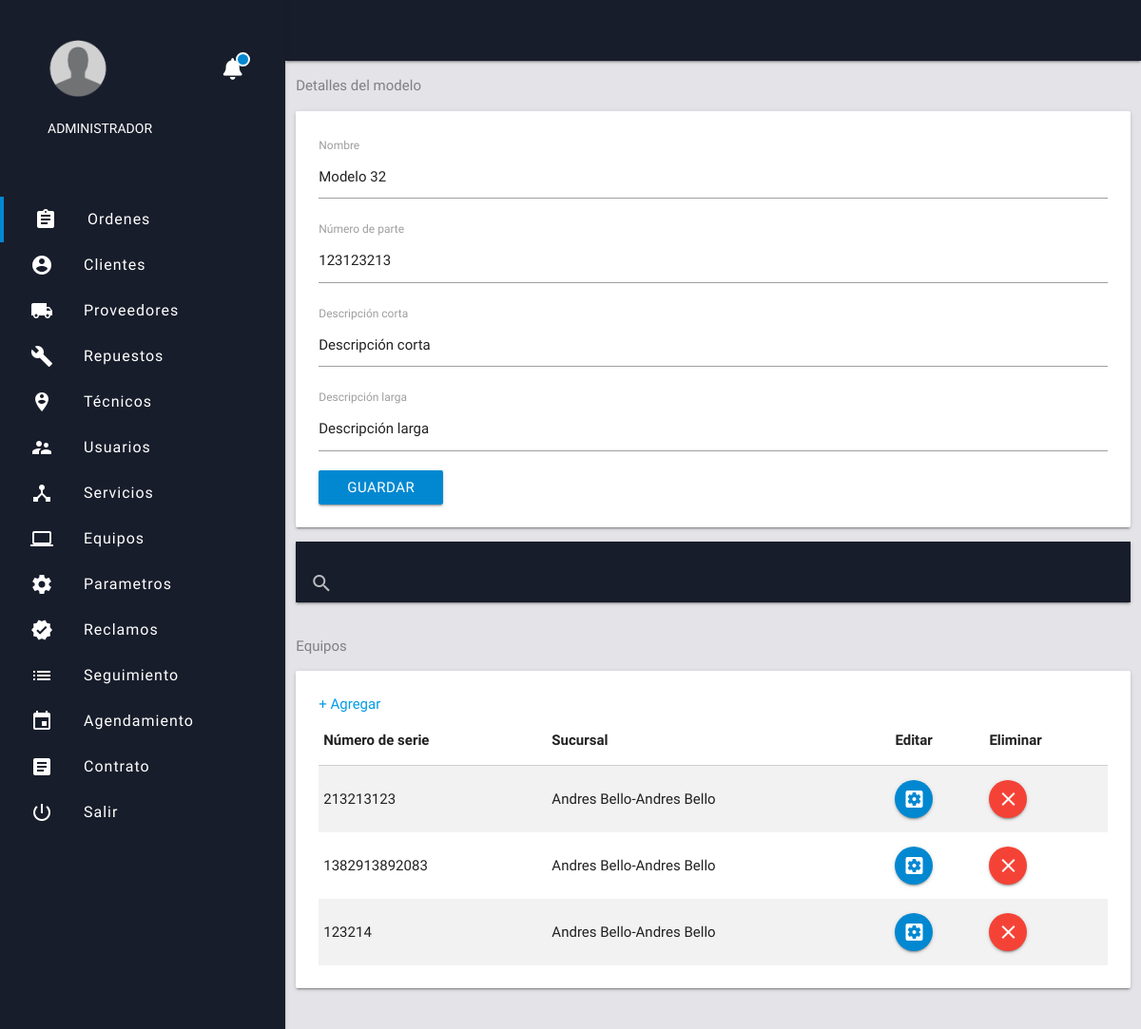
/equipments/update_model.php?id=15&id_linea=1&id_sublinea=5, run on the app's committed database.
### tables this page shows
CREATE TABLE `model` (
  `id` int(11) NOT NULL,
  `name` varchar(100) NOT NULL,
  `id_brand` int(11) NOT NULL,
  `id_linea` int(11) NOT NULL,
  `pal_number` varchar(50) NOT NULL,
  `id_sublinea` int(11) NOT NULL,
  `short_desc` varchar(300) NOT NULL,
  `long_desc` varchar(500) NOT NULL
);

CREATE TABLE `equipment` (
  `id` int(11) NOT NULL,
  `id_branches` int(11) NOT NULL,
  `id_model` int(11) NOT NULL,
  `series_number` varchar(18) NOT NULL,
  `id_linea` int(11) NOT NULL
);

CREATE TABLE `branches` (
  `id` int(11) NOT NULL,
  `id_clients` int(11) NOT NULL,
  `location` varchar(50) NOT NULL,
  `phone` varchar(50) NOT NULL,
  `branch_name` varchar(100) NOT NULL
);

### equipments/update_model.php (the view, shortened to what this page needs)
<?php include '../extend/header.php';
$id = $_GET['id'];
$id_sublinea = $_GET['id_sublinea'];
$sel = $con->query("SELECT * FROM model WHERE id = '$id' ");
while ($f = $sel->fetch_assoc()) {
  $name = $f['name'];
  $idx = $f['id_brand'];
  $pal_number = $f['pal_number'];
  $short_desc = $f['short_desc'];
  $long_desc = $f['long_desc'];
}
?>
   <div class="row">
      <div class="col s12">
      <p style="color:grey;">Detalles del modelo</p>
      <div class="card horizontal">
         <div class="card-stacked">
           <div class="card-content">
             <form  action="up_model.php" method="post">
               <label for="model_name">Nombre</label>
               <input type="text" name="model_name" value="<?php echo $name ?>">
               <label for="model_name">Número de parte</label>
               <input type="text" name="pal_number" value="<?php echo $pal_number ?>">
               <label for="short_desc">Descripción corta</label>
               <input type="text" name="short_desc" value="<?php echo $short_desc ?>">
               <label for="long_desc">Descripción larga</label>
               <input type="text" name="long_desc" value="<?php echo $long_desc ?>">
               <button  type="submit" class="btn light-blue darken-2">Guardar</button>
             </form>
           </div>
         </div>
      </div>
     </div>
     <div class="row" style="PADDING-TOP: 14PX;">
         <div class="col s12">
           <nav class="bg-dark">
             <div class="nav-wrapper">
               <div class="input-field">
                 <input type="search" id="buscar" autocomplete="off">
                 <label for="buscar"><i class="material-icons">search</i></label>
                 <i class="material-icons">close</i>
               </div>
             </div>
           </nav>
         </div>
       </div>
<div class="row">
<div class=" col s12">
<p style="color:grey;">Equipos</p>
       <div class="card horizontal">
         <div class="card-stacked">
           <div class="card-content">
             <form  action="up_client.php" method="post">
             <table class="excel striped responsive-table" border="1">
                    <thead>
                      <th>Número de serie</th>
                      <th>Sucursal</th>
                      <th>Editar</th>
                      <th class="borrar">Eliminar</th>
                    </thead>
                   <?php
                     $sel2 = $con->query("SELECT * FROM equipment WHERE id_model = '$id' AND id_linea='$id_sublinea'");
                     while ($f = $sel2->fetch_assoc()) {  ?>
                        <tr>
                        <td><?php echo $f['series_number'] ?></td>
                        <td><?php
                        $id_branch=  $f['id_branches'];
                        $sel3 = $con->query("SELECT * FROM branches WHERE id='$id_branch'");
                          while ($j = $sel3->fetch_assoc()) {
                            $branch_name=  $j['branch_name'];
                            $location=  $j['location'];
                          }
                          echo $branch_name.'-'.$location
                          ?></td>
                        <td><a href="update_equipment.php?id=<?php echo $idx?>&id_brand=<?php echo $id?>&id_equipment=<?php echo $f['id']?>" class="btn-floating light-blue darken-2"><i class="material-icons">settings_applications</i></a></td>
                        <td class="borrar"><a href="#" class="btn-floating red" onclick="swal({ title:'Esta seguro que desea eliminar el equipo?',text: 'Se perderan los datos!', type: 'warning', showCancelButton: true, confirmButtonColor: '#3085d6', cancelButtonColor: '#d33', confirmButtonText: 'Si, eliminar'}).then(function (isConfirm) {
                         if(isConfirm.value){  location.href='delete_equipment.php?id=<?php echo     $f['id'] ?>&idx=<?php echo     $id ?>'; } else { location.href='update_model.php?id=<?php echo $id ?>';} })"><i class="material-icons">clear</i></a></td>
                      </tr>
                    <?php  } ?>
             <a href="add_equipment.php?id=<?php echo $id?>"> + Agregar</a>
             </form>
           </div>
         </div>
      </div>
     </div>
</div>
</div>
<?php include '../extend/scripts.php'; ?>
   </body>
   </html>

### css/web-app.css (style rules this page uses)
html { background-color:#e4e3e8; font-family: 'Work Sans', sans-serif; }
.bg-dark { background-color: #181d2b; }

### css/notifications.css (style rules this page uses)
body { margin: 0; padding: 0; }

### data on the page
model: model_name "Modelo 32", pal_number "123123213", short_desc "Descripción corta", long_desc "Descripción larga"
equipment: series_number "213213123", id_branches.branch_name "Andres Bello", id_branches.location "Andres Bello"
equipment: series_number "1382913892083", id_branches.branch_name "Andres Bello", id_branches.location "Andres Bello"
equipment: series_number "123214", id_branches.branch_name "Andres Bello", id_branches.location "Andres Bello"
